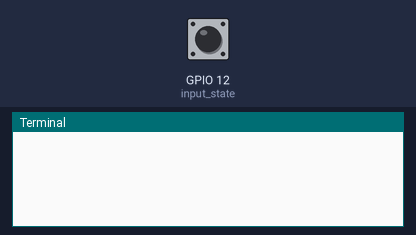
Bench run of a program on a simulated Raspberry Pi (BCM pin numbers). On the bench: the last lines printed to the terminal. The inputs (shaded band) are chosen by the test bench; at power-on: GPIO 12 (input_state) LOW.

Above: at 1.2 s.
1.3 s: GPIO 12 (input_state) pulled HIGH for 0.15 s
At 2.5 s:
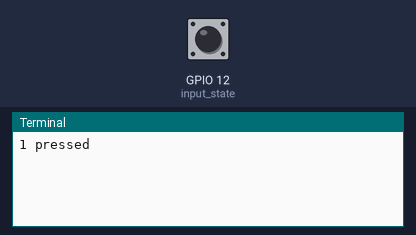
2.9 s: GPIO 12 (input_state) pulled HIGH for 1 s
At 4.5 s:
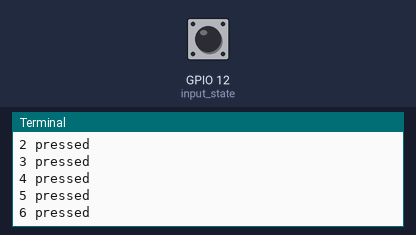
5.4 s: GPIO 12 (input_state) pulled HIGH for 0.15 s
At 5.8 s:
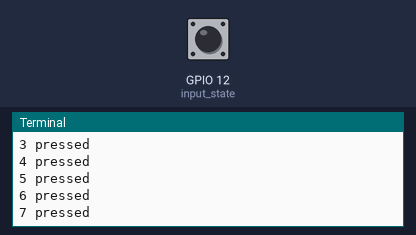
Timing chart, 0 to 8.4 s (numbered marks = the images above; inputs shaded):
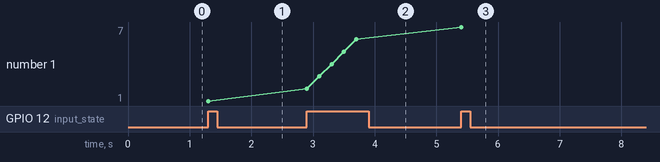

Measured:
- after the input at 1.3 s, the terminal: prints a new line at once (image 1)
- after the input at 2.9 s, the terminal: prints a new line at once (image 2)
- after the input at 5.4 s, the terminal: prints a new line at once (image 3)
- plotted number 1: 1 → 6 after the input at 2.9 s, 6 → 7 after the input at 5.4 s

The program:

switch.py
```python
import RPi.GPIO as GPIO
import time

pin = 12

GPIO.setmode(GPIO.BCM)
#GPIO.setup(pin, GPIO.IN)
GPIO.setup(pin, GPIO.IN, pull_up_down = GPIO.PUD_DOWN)

count = 0

try:
    while True:
        input_state = GPIO.input(pin)
        if input_state == True:
            count += 1
            print (str(count) + ' pressed')
            time.sleep(0.2)
except KeyboardInterrupt:
    GPIO.cleanup()
```
